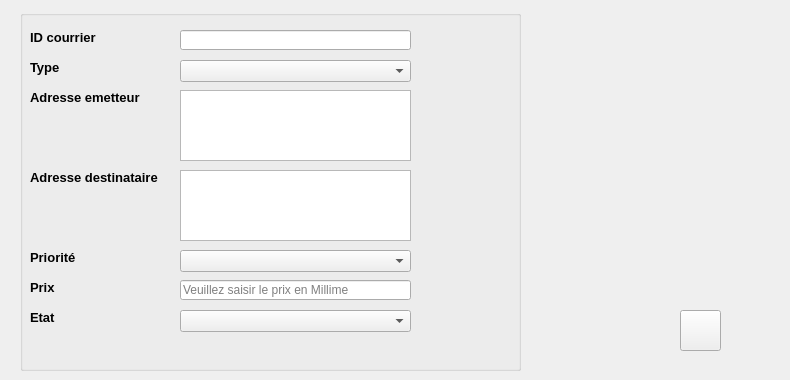
      <widget class="QWidget" name="tab_6">
       <attribute name="title">
        <string>Ajouter Courrier</string>
       </attribute>
       <widget class="QGroupBox" name="groupBox_3">
        <property name="geometry">
         <rect>
          <x>20</x>
          <y>10</y>
          <width>501</width>
          <height>361</height>
         </rect>
        </property>
        <property name="title">
         <string/>
        </property>
        <widget class="QLabel" name="label_14">
         <property name="geometry">
          <rect>
           <x>10</x>
           <y>270</y>
           <width>47</width>
           <height>13</height>
          </rect>
         </property>
         <property name="font">
          <font>
           <family>Arial</family>
           <weight>75</weight>
           <bold>true</bold>
          </font>
         </property>
         <property name="text">
          <string>&lt;html&gt;&lt;head/&gt;&lt;body&gt;&lt;p&gt;&lt;span style=&quot; font-size:10pt; font-weight:600;&quot;&gt;Prix&lt;/span&gt;&lt;/p&gt;&lt;/body&gt;&lt;/html&gt;</string>
         </property>
        </widget>
        <widget class="QLabel" name="label_9">
         <property name="geometry">
          <rect>
           <x>10</x>
           <y>80</y>
           <width>121</width>
           <height>16</height>
          </rect>
         </property>
         <property name="font">
          <font>
           <family>Arial</family>
           <weight>75</weight>
           <bold>true</bold>
          </font>
         </property>
         <property name="text">
          <string>&lt;html&gt;&lt;head/&gt;&lt;body&gt;&lt;p&gt;&lt;span style=&quot; font-size:10pt; font-weight:600;&quot;&gt;Adresse emetteur&lt;/span&gt;&lt;/p&gt;&lt;/body&gt;&lt;/html&gt;</string>
         </property>
        </widget>
        <widget class="QLabel" name="label_11">
         <property name="geometry">
          <rect>
           <x>10</x>
           <y>240</y>
           <width>61</width>
           <height>16</height>
          </rect>
         </property>
         <property name="font">
          <font>
           <family>Arial</family>
           <weight>75</weight>
           <bold>true</bold>
          </font>
         </property>
         <property name="text">
          <string>&lt;html&gt;&lt;head/&gt;&lt;body&gt;&lt;p&gt;&lt;span style=&quot; font-size:10pt; font-weight:600;&quot;&gt;Priorité&lt;/span&gt;&lt;/p&gt;&lt;/body&gt;&lt;/html&gt;</string>
         </property>
        </widget>
        <widget class="QLabel" name="label_13">
         <property name="geometry">
          <rect>
           <x>10</x>
           <y>300</y>
           <width>47</width>
           <height>13</height>
          </rect>
         </property>
         <property name="font">
          <font>
           <family>Arial</family>
           <weight>75</weight>
           <bold>true</bold>
          </font>
         </property>
         <property name="text">
          <string>&lt;html&gt;&lt;head/&gt;&lt;body&gt;&lt;p&gt;&lt;span style=&quot; font-size:10pt; font-weight:600;&quot;&gt;Etat&lt;/span&gt;&lt;/p&gt;&lt;/body&gt;&lt;/html&gt;</string>
         </property>
        </widget>
        <widget class="QLineEdit" name="IDcourrier">
         <property name="geometry">
          <rect>
           <x>160</x>
           <y>20</y>
           <width>231</width>
           <height>20</height>
          </rect>
         </property>
         <property name="styleSheet">
          <string notr="true"/>
         </property>
        </widget>
        <widget class="QLabel" name="label_10">
         <property name="geometry">
          <rect>
           <x>10</x>
           <y>160</y>
           <width>141</width>
           <height>16</height>
          </rect>
         </property>
         <property name="font">
          <font>
           <family>Arial</family>
           <weight>75</weight>
           <bold>true</bold>
          </font>
         </property>
         <property name="text">
          <string>&lt;html&gt;&lt;head/&gt;&lt;body&gt;&lt;p&gt;&lt;span style=&quot; font-size:10pt; font-weight:600;&quot;&gt;Adresse destinataire&lt;/span&gt;&lt;/p&gt;&lt;/body&gt;&lt;/html&gt;</string>
         </property>
        </widget>
        <widget class="QLabel" name="label_8">
         <property name="geometry">
          <rect>
           <x>10</x>
           <y>20</y>
           <width>91</width>
           <height>16</height>
          </rect>
         </property>
         <property name="font">
          <font>
           <family>Arial</family>
           <weight>75</weight>
           <bold>true</bold>
          </font>
         </property>
         <property name="text">
          <string>&lt;html&gt;&lt;head/&gt;&lt;body&gt;&lt;p&gt;&lt;span style=&quot; font-size:10pt;&quot;&gt;ID courrier&lt;/span&gt;&lt;/p&gt;&lt;/body&gt;&lt;/html&gt;</string>
         </property>
        </widget>
        <widget class="QLineEdit" name="prix_2">
         <property name="geometry">
          <rect>
           <x>160</x>
           <y>270</y>
           <width>231</width>
           <height>20</height>
          </rect>
         </property>
         <property name="placeholderText">
          <string>Veuillez saisir le prix en Millime</string>
         </property>
        </widget>
        <widget class="QLabel" name="label_12">
         <property name="geometry">
          <rect>
           <x>10</x>
           <y>50</y>
           <width>61</width>
           <height>16</height>
          </rect>
         </property>
         <property name="font">
          <font>
           <family>Arial</family>
           <weight>75</weight>
           <bold>true</bold>
          </font>
         </property>
         <property name="text">
          <string>&lt;html&gt;&lt;head/&gt;&lt;body&gt;&lt;p&gt;&lt;span style=&quot; font-size:10pt; font-weight:600;&quot;&gt;Type&lt;/span&gt;&lt;/p&gt;&lt;/body&gt;&lt;/html&gt;</string>
         </property>
        </widget>
        <widget class="QComboBox" name="Priorite_2">
         <property name="geometry">
          <rect>
           <x>160</x>
           <y>240</y>
           <width>231</width>
           <height>22</height>
          </rect>
         </property>
        </widget>
        <widget class="QComboBox" name="type_courrier">
         <property name="geometry">
          <rect>
           <x>160</x>
           <y>50</y>
           <width>231</width>
           <height>22</height>
          </rect>
         </property>
        </widget>
        <widget class="QTextEdit" name="Adresseem_2">
         <property name="geometry">
          <rect>
           <x>160</x>
           <y>80</y>
           <width>231</width>
           <height>71</height>
          </rect>
         </property>
        </widget>
        <widget class="QTextEdit" name="Adressedest_2">
         <property name="geometry">
          <rect>
           <x>160</x>
           <y>160</y>
           <width>231</width>
           <height>71</height>
          </rect>
         </property>
        </widget>
        <widget class="QComboBox" name="etat_2">
         <property name="geometry">
          <rect>
           <x>160</x>
           <y>300</y>
           <width>231</width>
           <height>22</height>
          </rect>
         </property>
        </widget>
       </widget>
       <widget class="QPushButton" name="ajoutercourrier">
        <property name="geometry">
         <rect>
          <x>680</x>
          <y>310</y>
          <width>41</width>
          <height>41</height>
         </rect>
        </property>
        <property name="styleSheet">
         <string notr="true">border-image: url(:/Images/add.png);</string>
        </property>
        <property name="text">
         <string/>
        </property>
       </widget>
       <widget class="QLabel" name="label_31">
        <property name="geometry">
         <rect>
          <x>610</x>
          <y>0</y>
          <width>171</width>
          <height>141</height>
         </rect>
        </property>
        <property name="styleSheet">
         <string notr="true">border-image: url(:/Images/avatar.png);</string>
        </property>
        <property name="text">
         <string/>
        </property>
       </widget>
      </widget>
